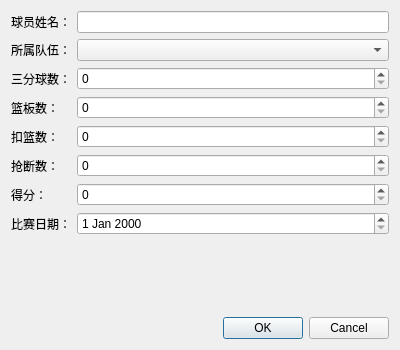
<?xml version="1.0" encoding="UTF-8"?>
<ui version="4.0">
 <class>AddGameStat_Log</class>
 <widget class="QDialog" name="AddGameStat_Log">
  <property name="geometry">
   <rect>
    <x>0</x>
    <y>0</y>
    <width>400</width>
    <height>350</height>
   </rect>
  </property>
  <property name="windowTitle">
   <string>添加比赛数据</string>
  </property>
  <layout class="QVBoxLayout" name="verticalLayout">
   <item>
    <layout class="QFormLayout" name="formLayout">
     <item row="0" column="0">
      <widget class="QLabel" name="nameLabel">
       <property name="text">
        <string>球员姓名：</string>
       </property>
      </widget>
     </item>
     <item row="0" column="1">
      <widget class="QLineEdit" name="nameLineEdit"/>
     </item>
     <item row="1" column="0">
      <widget class="QLabel" name="teamLabel">
       <property name="text">
        <string>所属队伍：</string>
       </property>
      </widget>
     </item>
     <item row="1" column="1">
      <widget class="QComboBox" name="teamComboBox"/>
     </item>
     <item row="2" column="0">
      <widget class="QLabel" name="threePointsLabel">
       <property name="text">
        <string>三分球数：</string>
       </property>
      </widget>
     </item>
     <item row="2" column="1">
      <widget class="QSpinBox" name="threePointsSpinBox"/>
     </item>
     <item row="3" column="0">
      <widget class="QLabel" name="reboundsLabel">
       <property name="text">
        <string>篮板数：</string>
       </property>
      </widget>
     </item>
     <item row="3" column="1">
      <widget class="QSpinBox" name="reboundsSpinBox"/>
     </item>
     <item row="4" column="0">
      <widget class="QLabel" name="dunksLabel">
       <property name="text">
        <string>扣篮数：</string>
       </property>
      </widget>
     </item>
     <item row="4" column="1">
      <widget class="QSpinBox" name="dunksSpinBox"/>
     </item>
     <item row="5" column="0">
      <widget class="QLabel" name="stealsLabel">
       <property name="text">
        <string>抢断数：</string>
       </property>
      </widget>
     </item>
     <item row="5" column="1">
      <widget class="QSpinBox" name="stealsSpinBox"/>
     </item>
     <item row="6" column="0">
      <widget class="QLabel" name="pointsLabel">
       <property name="text">
        <string>得分：</string>
       </property>
      </widget>
     </item>
     <item row="6" column="1">
      <widget class="QSpinBox" name="pointsSpinBox">
       <property name="maximum">
        <number>200</number>
       </property>
      </widget>
     </item>
     <item row="7" column="0">
      <widget class="QLabel" name="dateLabel">
       <property name="text">
        <string>比赛日期：</string>
       </property>
      </widget>
     </item>
     <item row="7" column="1">
      <widget class="QDateEdit" name="dateEdit"/>
     </item>
    </layout>
   </item>
   <item>
    <widget class="QDialogButtonBox" name="buttonBox">
     <property name="orientation">
      <enum>Qt::Horizontal</enum>
     </property>
     <property name="standardButtons">
      <set>QDialogButtonBox::Cancel|QDialogButtonBox::Ok</set>
     </property>
    </widget>
   </item>
  </layout>
 </widget>
 <resources/>
 <connections>
  <connection>
   <sender>buttonBox</sender>
   <signal>accepted()</signal>
   <receiver>AddGameStat_Log</receiver>
   <slot>accept()</slot>
   <hints>
    <hint type="sourcelabel">
     <x>248</x>
     <y>254</y>
    </hint>
    <hint type="destinationlabel">
     <x>157</x>
     <y>274</y>
    </hint>
   </hints>
  </connection>
  <connection>
   <sender>buttonBox</sender>
   <signal>rejected()</signal>
   <receiver>AddGameStat_Log</receiver>
   <slot>reject()</slot>
   <hints>
    <hint type="sourcelabel">
     <x>316</x>
     <y>260</y>
    </hint>
    <hint type="destinationlabel">
     <x>286</x>
     <y>274</y>
    </hint>
   </hints>
  </connection>
 </connections>
</ui>
